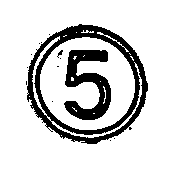
#> input picture traffic_sign/TRAIN/sign_1_1.png, 181 x 171 px; its folder holds 4 pictures in this run
$ python test_signature.py
#> lines starting #> are read from the running program, lines starting #| are printed output that depends on the picture; after the words box and inside, x2 and y2 are one past the last pixel; in counts of white or black regions, pixels touching at a corner belong together
import matplotlib
import matplotlib.pyplot as plt
import cv2
import skimage
from skimage import data
from skimage.color import rgb2gray, rgba2rgb
from skimage import io
import numpy as np
import matplotlib.image as im
from scipy.interpolate import UnivariateSpline


def signature_desc(img):
    ret, thresh = cv2.threshold(img, 0, 100, 0)
    contours, hierarchy = cv2.findContours(thresh, cv2.RETR_TREE, cv2.CHAIN_APPROX_NONE)
    contour = max(contours, key=len)
    M = cv2.moments(contour)
    if M["m00"] != 0:
        cX = int(M["m10"] / M["m00"])
        cY = int(M["m01"] / M["m00"])
    else:
        cX, cY = 0, 0
    centroid = [cX, cY]
    dist = []
    for c in contour:
        dist.append(np.linalg.norm(c - centroid))
    return dist


def fit_signature(train):
    train_learned = []
    for item in train:
        train_learned.append(signature_desc(item))
    default_size = max([len(i) for i in train_learned])
    for i in range(len(train_learned)):
        new_indices = np.linspace(0, len(train_learned[i]) - 1, default_size)

        spl = UnivariateSpline(np.linspace(0, 1, 100), np.linspace(0, 1, 100) ** 2)
        train_learned[i] = spl(new_indices)

    return train_learned


def classify_signature(img, train, name):
    tmp = signature_desc(img)
    default_size = max([len(i) for i in train])
    given_list = [tmp]
    # img2 = interpolate_size([tmp], default_size)
    for i in range(len(given_list)):
        # old_indices = np.arange(0, len(given_list[i]))
        new_indices = np.linspace(0, len(given_list[i]) - 1, default_size)
        # spl = UnivariateSpline(old_indices, given_list[i])
        x = np.linspace(0, 1, 200)
        y = x ** 2
        spl = UnivariateSpline(x, y)
        given_list[i] = spl(new_indices)

    res = find_nearest(train, given_list)
    out = []
    out.append(1) if res == name else out.append(0)
    return out

def find_nearest(array, value):
    dist=[]
    array = np.asarray(array)
    value = np.asarray(value)
    for i in range(len(array)):
        dist.append(np.linalg.norm(array[i] - value))
    dist = np.asarray(dist)
    idx = dist.argmin()
    n = ["sign_1", "sign_2", "sign_3", "sign_4", "sign_5", "sign_6", "sign_7", "sign_8", "sign_9", "sign_10"]
    return n[idx]


def score(scores):
    res = 0
    for i in range(len(scores)):
        res += scores[i][0]
    res = res / len(scores) * 100
    return res

if __name__ == "__main__":
    train = []
    for i in range(1, 11):
        p = "./TRAIN/sign_" + str(i) + "_1.png"
        img = cv2.imread(p, cv2.IMREAD_GRAYSCALE)
#> img: shape (171, 181); 83.6% white; 14 black regions (12 under 20 px), largest, box (x1, y1, x2, y2) and area: (27, 24, 148, 144) 3362, (64, 50, 111, 120) 1683
        train.append(img)

    clf = fit_signature(train)
#> in fit_signature, `train_learned = []`: train_learned = []
#> the loop in fit_signature, `for item in train:` made 3 passes
#> pass 2, in signature_desc (call 2), `ret, thresh = cv2.threshold(img, 0, 100, 0)`:
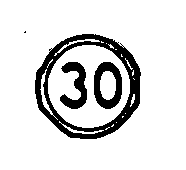
#> thresh: shape (170, 186); values 0 (black) and 100 (white), 86.6% white; 4 black regions (1 under 20 px), largest, box (x1, y1, x2, y2) and area: (35, 34, 141, 139) 2888, (94, 62, 122, 109) 711, (60, 62, 87, 109) 629
#> (the run stopped early here; a loop or call above may not have finished)
